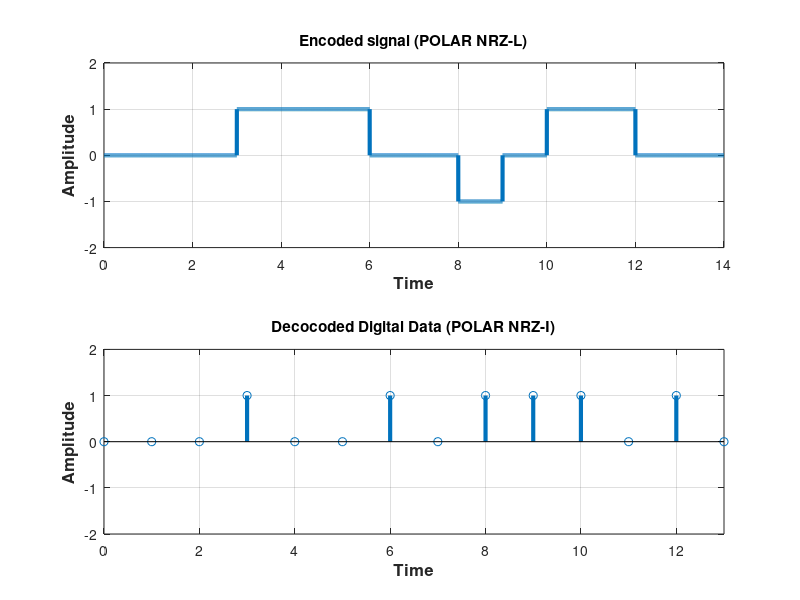

Recreate this plot in MATLAB.
clear all;
close all;
clc;
%bits = input('Enter bit sequence: ');
bits = [0 0 0 1 0 0 1 0 1 1 1 0 1 0];
bitrate = 1;
n = 1000;
T = length(bits)/bitrate;
N = n*length(bits);
dt = T/N;
t = 0:dt:T-dt;

last = -1;
current = 0;
%Encoding 
x = zeros(1,length(t));
for i=1:length(bits)
  if bits(i) == 0
      x((i-1)*n+1:i*(n)) = current;
  elseif (bits(i) == 1 && current ~= 0)
      x((i-1)*n+1:i*(n)) = 0;
      current = 0;
  else
      x((i-1)*n+1:i*(n)) = -last;
      last = -last;
      current = last;
  end
end
subplot(2, 1, 1);
plot(t, x, 'Linewidth', 3);
axis([0,length(bits),-2,2]);
title('Encoded signal (POLAR NRZ-L)');
xlabel('Time','fontweight','bold','fontsize',12);
ylabel('Amplitude','fontweight','bold','fontsize',12);
disp('NRZ-L Encoding:');
grid on;
disp(x);

%decoding
counter = 0;
previous_value = 0;
for i = 1 : length(t)
  if t(i) > counter
    counter = counter + 1;
    if (x(i) == previous_value)
        result(counter) = 0;
        previous_value = x(i);
    else
        result(counter) = 1;
        previous_value = x(i);
    end
  end
end
for i = 1 : length(bits)
   if result(i) == -1
        result(i) = 1;
   end
end
t1 = 0 : bitrate : length(bits)-1;
subplot(2, 1, 2);
stem(t1, result, 'Linewidth', 3);
axis([0,length(bits) - 1,-2,2]);
title('Decocoded Digital Data (POLAR NRZ-I)');
xlabel('Time','fontweight','bold','fontsize',12);
ylabel('Amplitude','fontweight','bold','fontsize',12);
grid on;

disp('NRZ-L Decoding:');
disp(result);